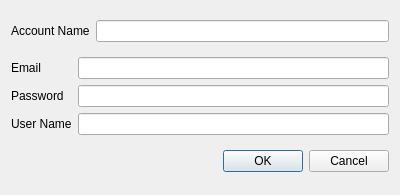
<?xml version="1.0" encoding="UTF-8"?>
<ui version="4.0">
 <class>AccountSet</class>
 <widget class="QDialog" name="AccountSet">
  <property name="geometry">
   <rect>
    <x>0</x>
    <y>0</y>
    <width>400</width>
    <height>195</height>
   </rect>
  </property>
  <property name="windowTitle">
   <string>Dialog</string>
  </property>
  <layout class="QVBoxLayout" name="verticalLayout_3">
   <item>
    <layout class="QHBoxLayout" name="horizontalLayout_2">
     <item>
      <widget class="QLabel" name="label">
       <property name="text">
        <string>Account Name</string>
       </property>
      </widget>
     </item>
     <item>
      <widget class="QLineEdit" name="lineEditAccountName"/>
     </item>
    </layout>
   </item>
   <item>
    <layout class="QHBoxLayout" name="horizontalLayout">
     <item>
      <layout class="QVBoxLayout" name="verticalLayout_2">
       <item>
        <widget class="QLabel" name="label_2">
         <property name="text">
          <string>Email</string>
         </property>
        </widget>
       </item>
       <item>
        <widget class="QLabel" name="label_3">
         <property name="text">
          <string>Password</string>
         </property>
        </widget>
       </item>
       <item>
        <widget class="QLabel" name="label_4">
         <property name="text">
          <string>User Name</string>
         </property>
        </widget>
       </item>
      </layout>
     </item>
     <item>
      <layout class="QVBoxLayout" name="verticalLayout">
       <item>
        <widget class="QLineEdit" name="lineEditEmil"/>
       </item>
       <item>
        <widget class="QLineEdit" name="lineEditPassword"/>
       </item>
       <item>
        <widget class="QLineEdit" name="lineEditUsername"/>
       </item>
      </layout>
     </item>
    </layout>
   </item>
   <item>
    <widget class="QDialogButtonBox" name="newAccountButtons">
     <property name="orientation">
      <enum>Qt::Horizontal</enum>
     </property>
     <property name="standardButtons">
      <set>QDialogButtonBox::Cancel|QDialogButtonBox::Ok</set>
     </property>
    </widget>
   </item>
  </layout>
 </widget>
 <resources/>
 <connections>
  <connection>
   <sender>newAccountButtons</sender>
   <signal>accepted()</signal>
   <receiver>AccountSet</receiver>
   <slot>accept()</slot>
   <hints>
    <hint type="sourcelabel">
     <x>248</x>
     <y>254</y>
    </hint>
    <hint type="destinationlabel">
     <x>157</x>
     <y>274</y>
    </hint>
   </hints>
  </connection>
  <connection>
   <sender>newAccountButtons</sender>
   <signal>rejected()</signal>
   <receiver>AccountSet</receiver>
   <slot>reject()</slot>
   <hints>
    <hint type="sourcelabel">
     <x>316</x>
     <y>260</y>
    </hint>
    <hint type="destinationlabel">
     <x>286</x>
     <y>274</y>
    </hint>
   </hints>
  </connection>
 </connections>
</ui>
